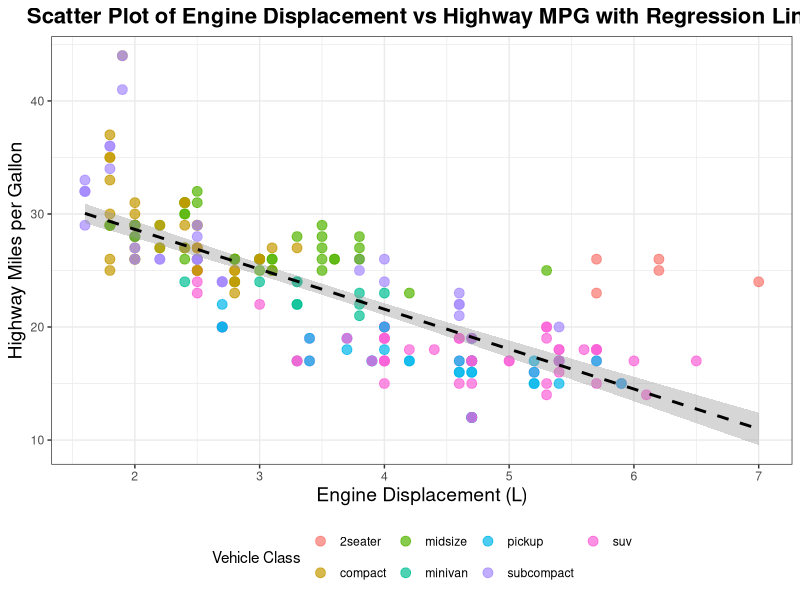
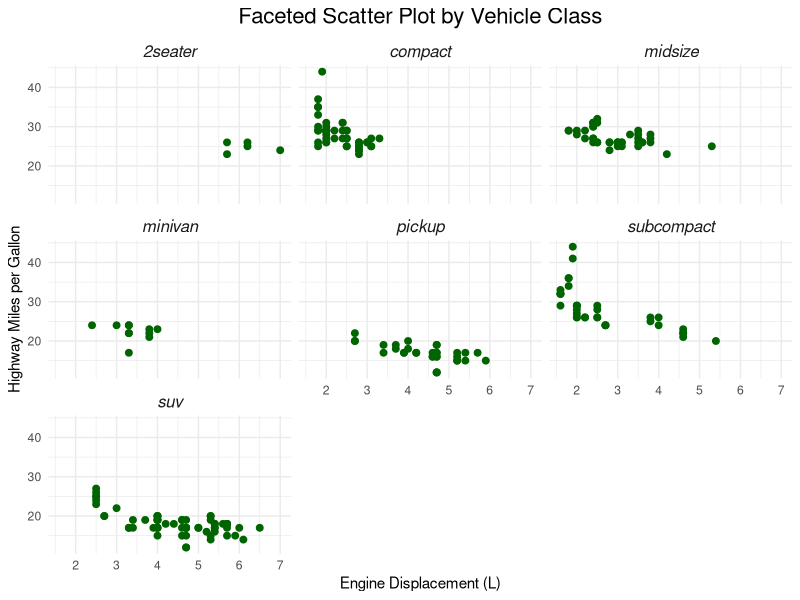
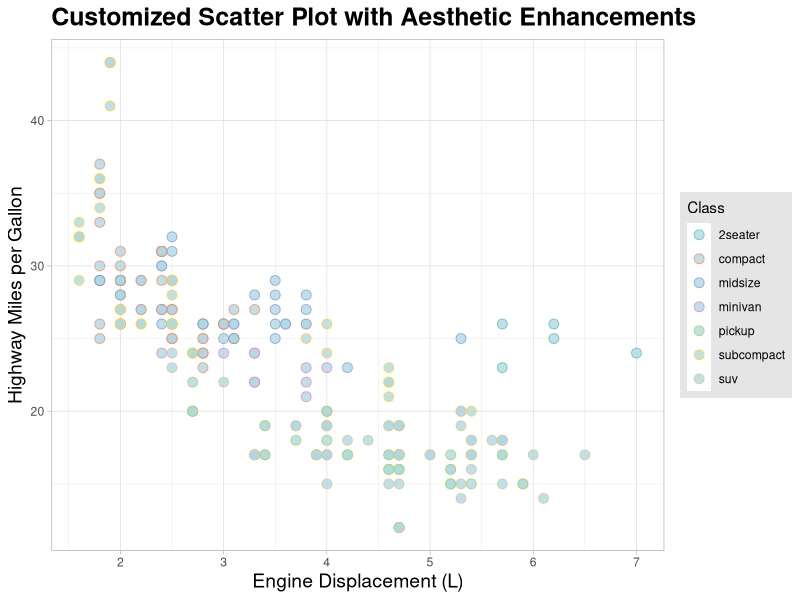
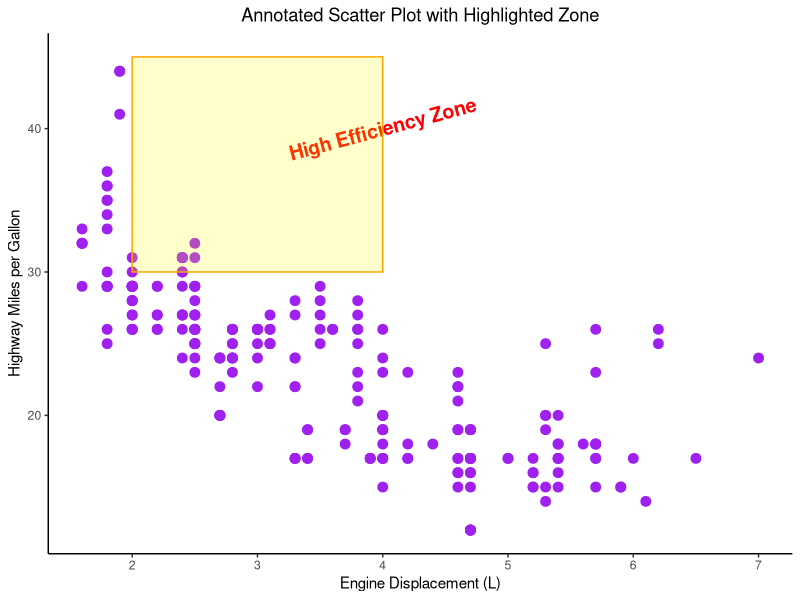

R code for these plots, in order:
library(ggplot2)
library(reshape2)
library(dplyr)

data("mpg")

ggplot(mpg, aes(x = displ, y = hwy, color = class)) +
  geom_point(size = 3, alpha = 0.7) +
  geom_smooth(method = "lm", se = TRUE, linetype = "dashed",
              color = "black", size = 1) +
  labs(title = "Scatter Plot of Engine Displacement vs Highway MPG with Regression Line",
       x = "Engine Displacement (L)",
       y = "Highway Miles per Gallon",
       color = "Vehicle Class") +
  theme_bw() +
  theme(plot.title = element_text(hjust = 0.5, size = 16, face = "bold"),
        axis.title = element_text(size = 14),
        legend.position = "bottom")

ggplot(mpg, aes(x = displ, y = hwy)) +
  geom_point(color = "darkgreen", size = 2) +
  facet_wrap(~ class, ncol = 3) +
  labs(title = "Faceted Scatter Plot by Vehicle Class",
       x = "Engine Displacement (L)",
       y = "Highway Miles per Gallon") +
  theme_minimal() +
  theme(strip.text = element_text(size = 12, face = "italic"),
        plot.title = element_text(hjust = 0.5, size = 16))

ggplot(mpg, aes(x = displ, y = hwy, color = class)) +
  geom_point(size = 3, shape = 21, fill = "lightblue", alpha = 0.8) +
  theme_light() +
  scale_color_brewer(palette = "Set2") +
  labs(title = "Customized Scatter Plot with Aesthetic Enhancements",
       x = "Engine Displacement (L)",
       y = "Highway Miles per Gallon",
       color = "Class") +
  theme(plot.title = element_text(face = "bold", size = 18),
        axis.title.x = element_text(size = 14),
        axis.title.y = element_text(size = 14),
        legend.background = element_rect(fill = "gray90"))

annotated_plot <- ggplot(mpg, aes(x = displ, y = hwy)) +
  geom_point(color = "purple", size = 3) +
  annotate("text", x = 4, y = 40, label = "High Efficiency Zone",
           color = "red", size = 5, fontface = "bold", angle = 15) +
  annotate("rect", xmin = 2, xmax = 4, ymin = 30, ymax = 45,
           alpha = 0.2, fill = "yellow", color = "orange") +
  labs(title = "Annotated Scatter Plot with Highlighted Zone",
       x = "Engine Displacement (L)",
       y = "Highway Miles per Gallon") +
  theme_classic() +
  theme(plot.title = element_text(hjust = 0.5))

ggsave("annotated_scatter_plot_expanded.png",
       annotated_plot, width = 10, height = 8, dpi = 300)
